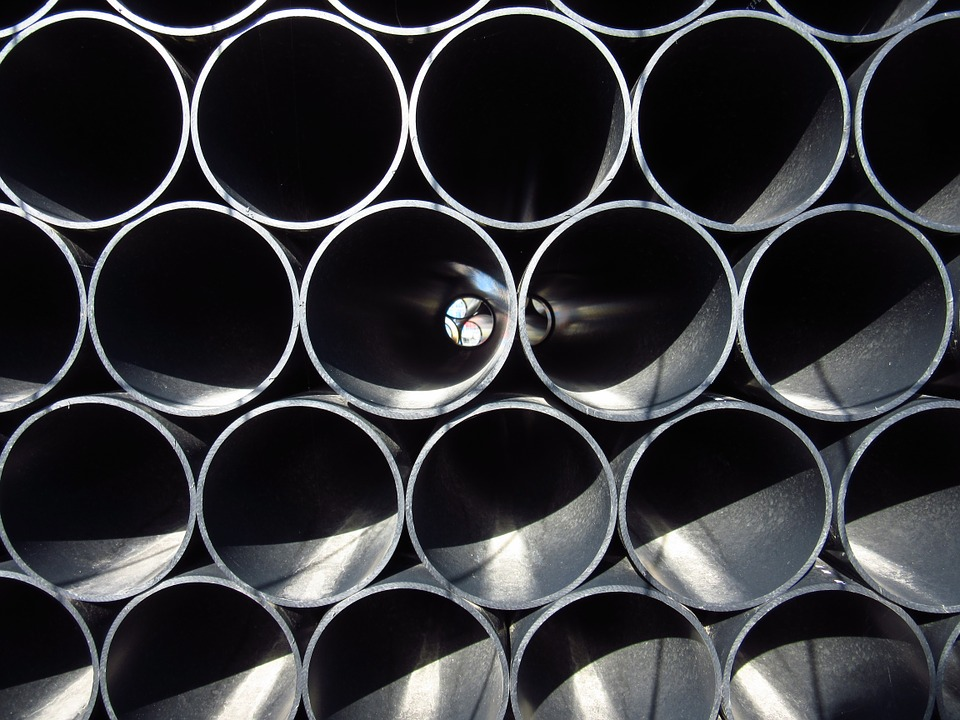
#> input picture Images/pipes.jpg, 960 x 720 px
$ python image_gradient.py   (older library calls are emulated)
#> lines starting #> are read from the running program, lines starting #| are printed output that depends on the picture
import cv2
import numpy as np
import matplotlib.pyplot as plt

# Read image
img = cv2.imread('Images/pipes.jpg')
#> img is the input picture: shape (720, 960, 3); mean B, G, R 56, 52.5, 52
img = np.float32(img) / 255.0

# Calculate gradient
gx = cv2.Sobel(img, cv2.CV_32F, 1, 0, ksize=1)
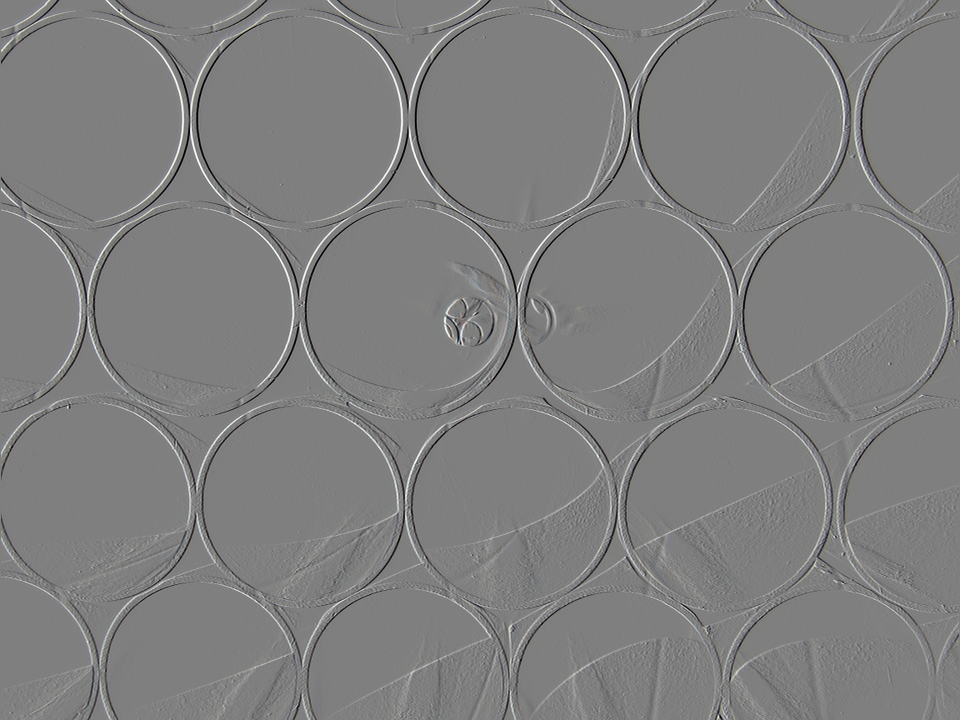
#> gx: shape (720, 960, 3) float32; mean B, G, R 3.88e-05, 4.09e-05, 3.21e-05; drawn with min black and max white
gy = cv2.Sobel(img, cv2.CV_32F, 0, 1, ksize=1)
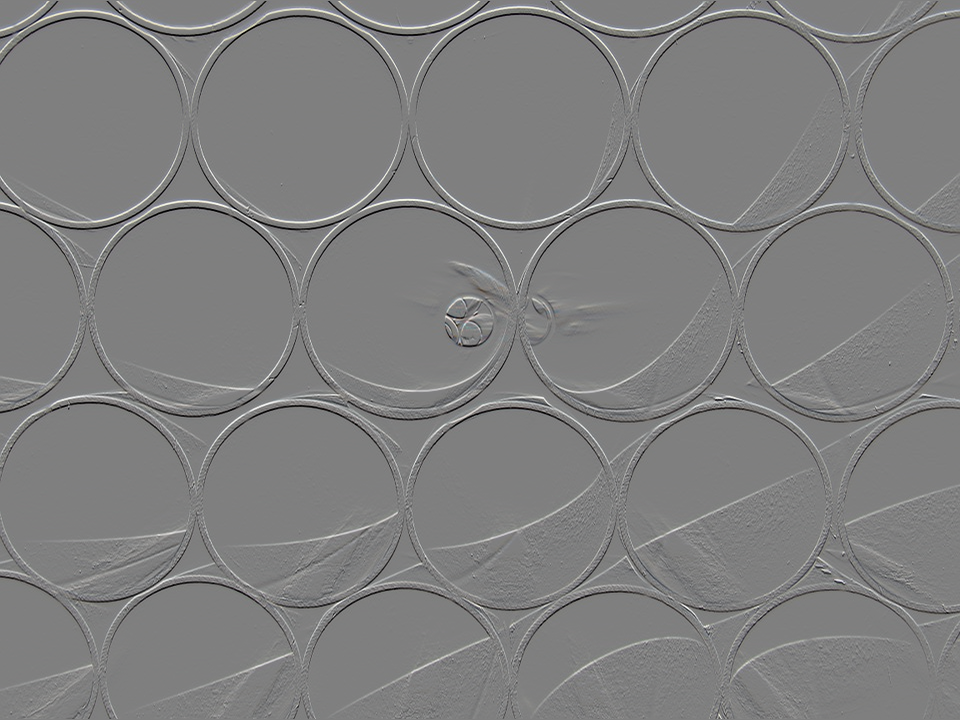
#> gy: shape (720, 960, 3) float32; mean B, G, R 0.0008, 0.000813, 0.000797; drawn with min black and max white

mag, angle = cv2.cartToPolar(gx, gy, angleInDegrees=True)
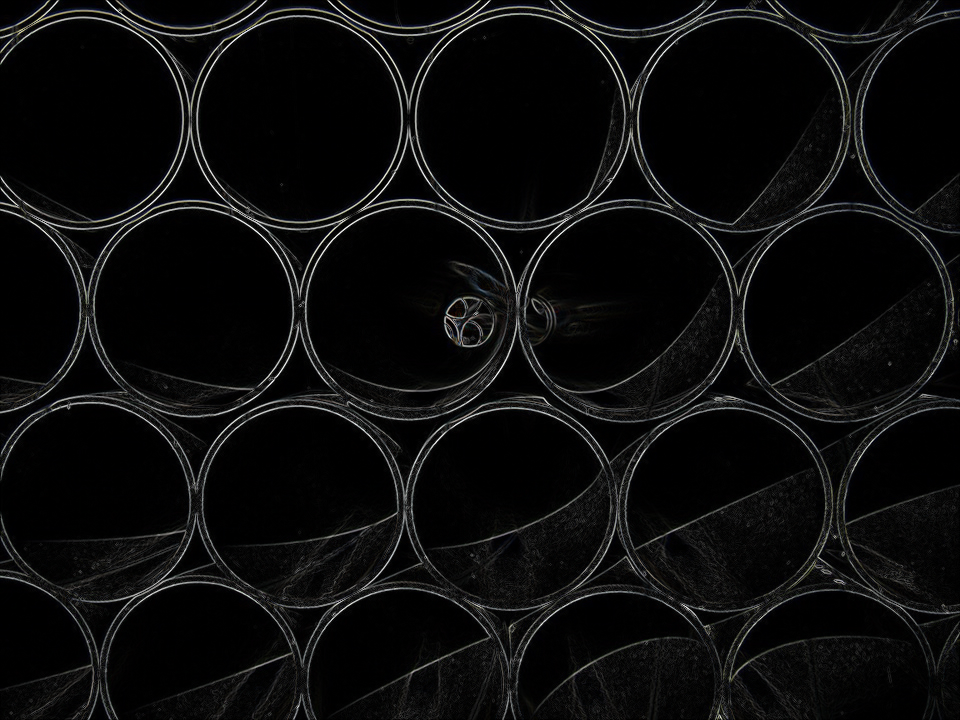
#> mag: shape (720, 960, 3) float32; mean B, G, R 0.0696, 0.0694, 0.0687; drawn with min black and max white
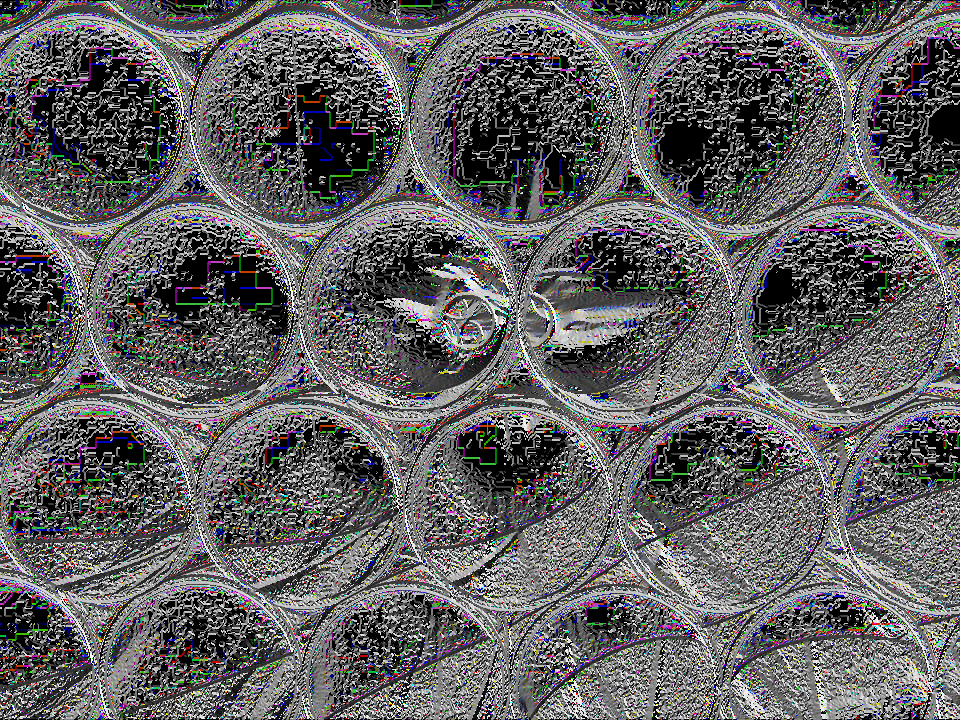
#> angle: shape (720, 960, 3) float32; mean B, G, R 137.2, 135.7, 137; drawn with min black and max white

plt.imshow(mag)

plt.xticks([]), plt.yticks([])  # to hide tick values on X and Y axis
plt.show()
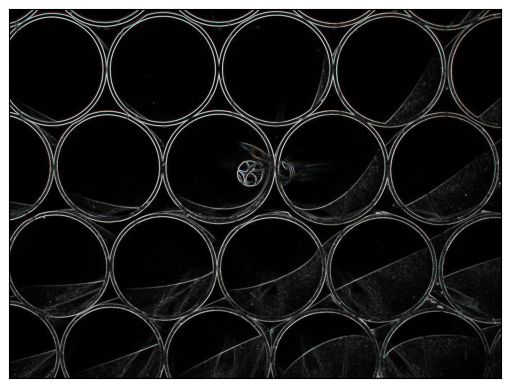
#> figure drawn by matplotlib, 1 panel; B, G, R data is drawn as R, G, B
